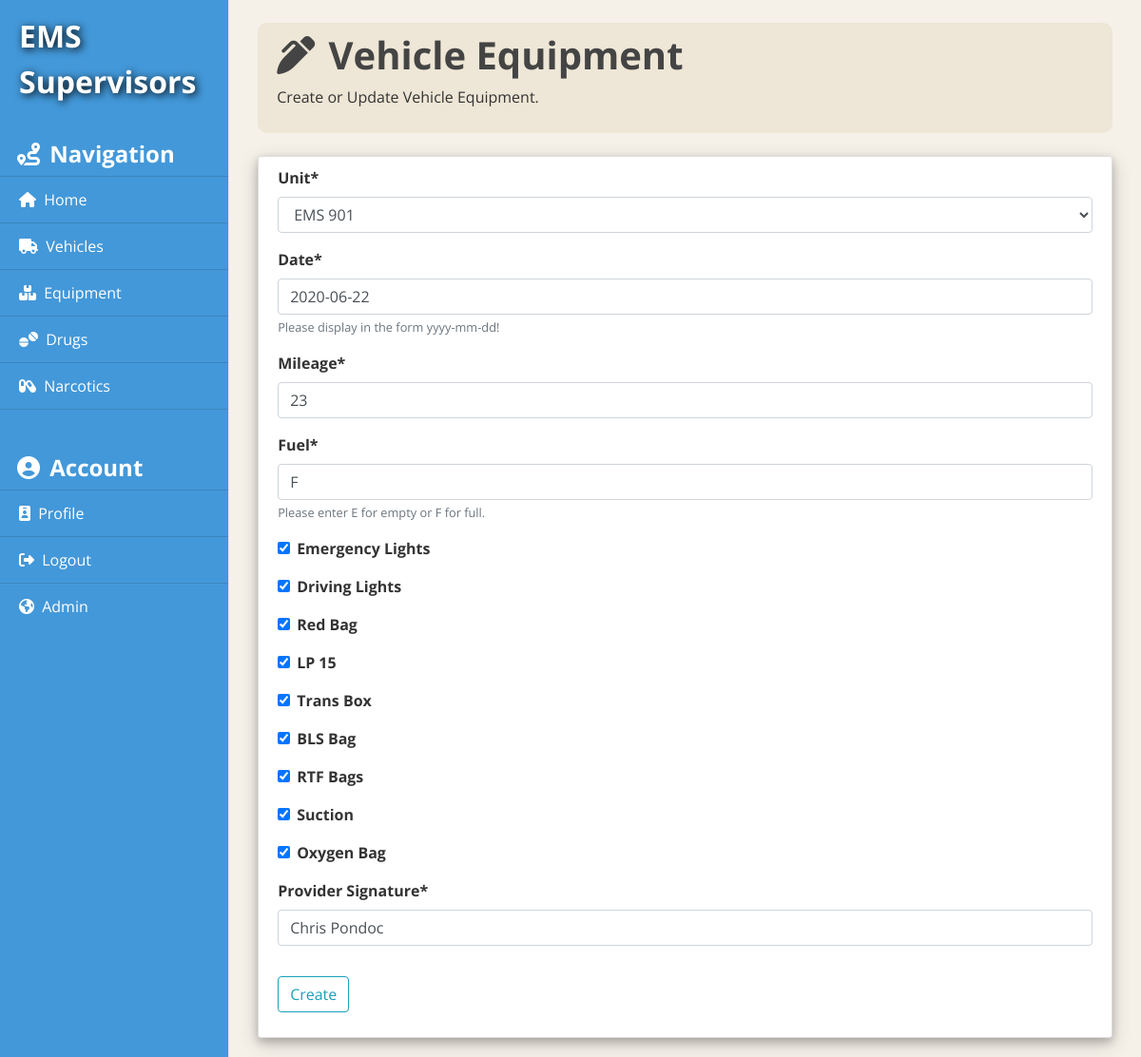
The page /equipment/1/update/ (signed in) on the database its author committed.
### vehicles/models.py (models this page shows, shortened)
class Vehicle(models.Model):
    unit = models.CharField(max_length=30)
    date = models.DateField(help_text="Please display in the form yyyy-mm-dd!")
    oil = models.BooleanField()
    transmission_fluid = models.BooleanField()
    brake_fluid = models.BooleanField()
    coolant_fluid = models.BooleanField()
    lucas = models.BooleanField(verbose_name="LUCAS")
    ems_equipment = models.BooleanField(verbose_name="EMS Equipment")
    suction = models.BooleanField()
    front_left_tire_pressure = models.DecimalField(decimal_places=0, max_digits=2, verbose_name="Front Left Tire Pressure (in PSI)")
    front_right_tire_pressure = models.DecimalField(decimal_places=0, max_digits=2, verbose_name="Front Right Tire Pressure (in PSI)")
    rear_left_tire_pressure = models.DecimalField(decimal_places=0, max_digits=2, verbose_name="Rear Left Tire Pressure (in PSI)")
    rear_right_tire_pressure = models.DecimalField(decimal_places=0, max_digits=2, verbose_name="Rear Right Tire Pressure (in PSI)")
    provider_name = models.CharField(max_length=30)
    comments = models.TextField()
    def __str__(self):
        return (self.unit)

### equipment/models.py (models this page shows, shortened)
class Equipment(models.Model):
    unit = models.ForeignKey(Vehicle, on_delete=models.CASCADE)
    date = models.DateField(help_text="Please display in the form yyyy-mm-dd!")
    mileage = models.DecimalField(decimal_places=0, max_digits=4)
    fuel = models.CharField(max_length=1, help_text="Please enter E for empty or F for full.")
    emergency_lights = models.BooleanField(verbose_name="Emergency Lights")
    driving_lights = models.BooleanField(verbose_name="Driving Lights")
    red_bag = models.BooleanField(verbose_name="Red Bag")
    lp_fifteen = models.BooleanField(verbose_name="LP 15")
    trans_box = models.BooleanField(verbose_name="Trans Box")
    bls_bag = models.BooleanField(verbose_name="BLS Bag")
    rtf_bags = models.BooleanField(verbose_name="RTF Bags")
    suction = models.BooleanField()
    oxygen_bag = models.BooleanField(verbose_name="Oxygen Bag")
    signature = models.CharField(max_length=50, verbose_name="Provider Signature")

### equipment/views.py (the view, shortened to what this page needs)
# urls.py: path('equipment/<int:pk>/update/', EquipmentUpdateView.as_view(), name="equipment-update"),
class EquipmentUpdateView(LoginRequiredMixin, UserPassesTestMixin, UpdateView):
    model = Equipment
    fields = ['unit', 'date', 'mileage', 'fuel', 'emergency_lights', 'driving_lights', 'red_bag', 'red_bag', 'lp_fifteen', 'trans_box', 'bls_bag', 'rtf_bags', 'suction', 'oxygen_bag', 'signature']
    def test_func(self):
        return True

### equipment/templates/equipment/equipment_form.html (shortened to what this page needs)
{% extends 'equipment/base.html' %}
{% load crispy_forms_tags %}
{% block content %}
    <div class="title-container">
        <h1><i class="fas fa-pen-alt mr-1"></i> Vehicle Equipment</h1>
        <p>Create or Update Vehicle Equipment.</p>
    </div>
    <br />
    <div class="content-section" style="box-shadow: 0 4px 8px 0 rgba(0, 0, 0, 0.2), 0 6px 20px 0 rgba(0, 0, 0, 0.19) !important;">
        <form method="POST">
            <fieldset class="form-group">
                {{ form|crispy }}
            </fieldset>
            <div class="form-group">
                <button class="btn btn-outline-info" type="submit">Create</button>
            </div>
        </form>
    </div>
{% endblock content %}

### equipment/static/equipment/main.css (style rules this page uses)
body { background: #f5f1e9; color: #333333; font-family: 'Open Sans', sans-serif; }
h1, h2, h3, h4, h5, h6 { color: #444444; font-weight: bold; }
label { font-weight: bold !important; }
.content-section { background: #ffffff; padding: 10px 20px; border: 1px solid #dddddd; border-radius: 3px; box-shadow: 0 4px 8px 0 rgba(0, 0, 0, 0.2), 0 6px 20px 0 rgba(0, 0, 0, 0.19); margin-bottom: 20px; }
.title-container { background-color: #eee6d6 !important; padding: 10px 10px 10px 20px; border-radius: 10px; }

### equipment/templates/equipment/base.html (style rules this page uses)
label { font-weight: bold !important; }

### rows shown on the page
Vehicle: unit "EMS 901"
Equipment: date "2020-06-22", mileage "23", fuel "F", emergency_lights "☑", driving_lights "☑", red_bag "☑", lp_fifteen "☑", trans_box "☑", bls_bag "☑", rtf_bags "☑", suction "☑", oxygen_bag "☑", signature "Chris Pondoc"
